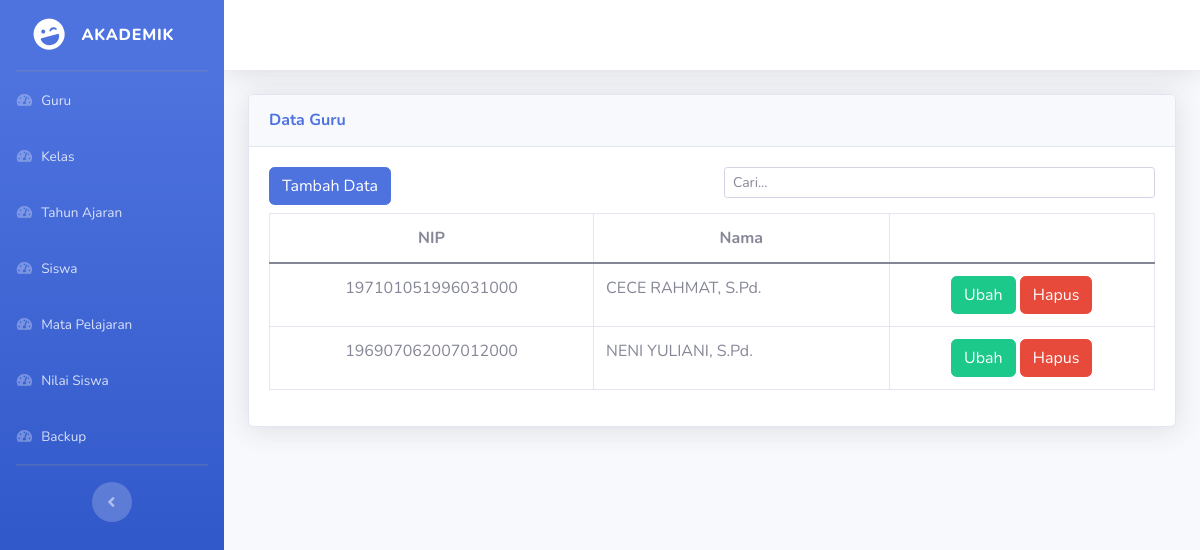
Before: / with the older database file.
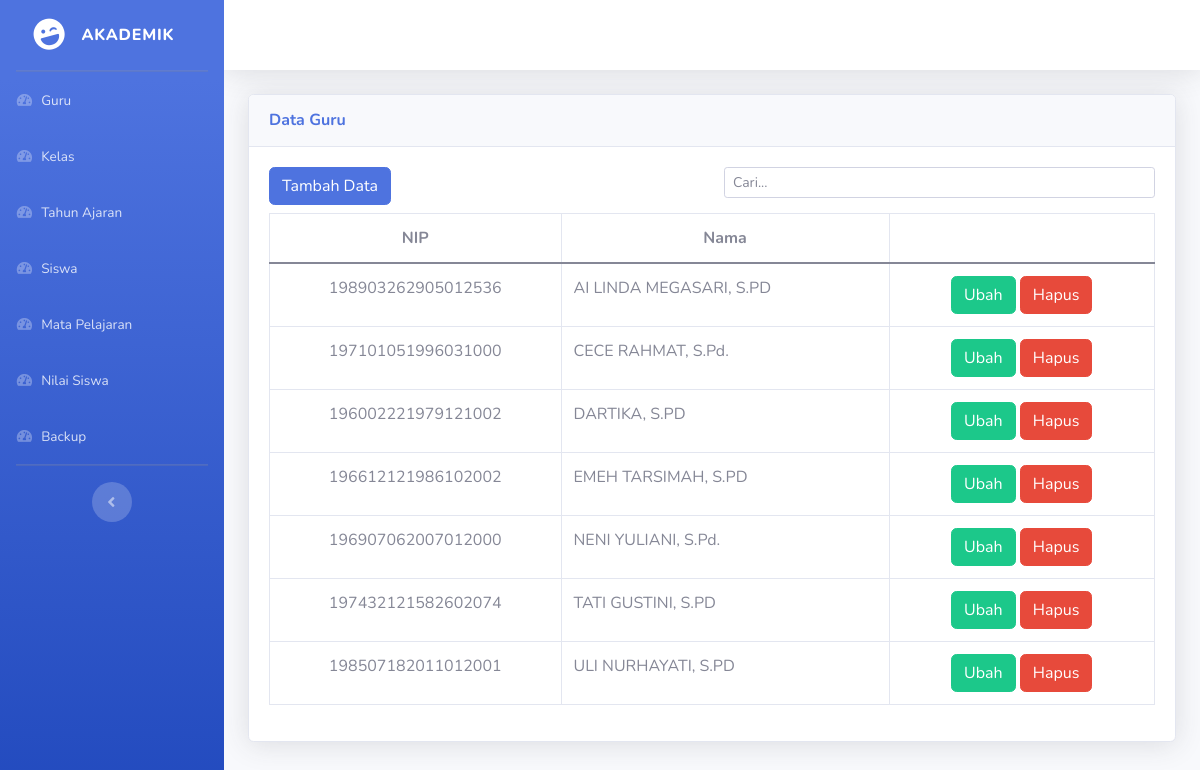
After: the same page with the newer database file.
### tables this page shows
CREATE TABLE `guru` (
  `nip` varchar(191) NOT NULL,
  `nama_guru` varchar(191) NOT NULL,
  PRIMARY KEY (`nip`)
);

### index.php (the view, shortened to what this page needs)
<?php include_once 'views/nav.php'; ?>
<div id="content-wrapper" class="d-flex flex-column">
  <div id="content">
    <nav class="navbar navbar-expand navbar-light bg-white topbar mb-4 static-top shadow">
    </nav>
    <div class="container-fluid">
      <div class="card shadow mb-4">
        <div class="card-header py-3">
          <h6 class="m-0 font-weight-bold text-primary">Data Guru</h6>
        </div>
        <div class="card-body">
          <div class="table-responsive">
            <div class="row">
              <div class="com-sm-12 col-md-6">
                <button type="button" class="btn btn-primary mb-2" data-toggle="modal" data-target="#tambahData">
                  Tambah Data
                </button>
              </div>
              <div class="com-sm-12 col-md-6">
                <div id="dataTables_filter" class="dataTables_filter">
                  <form action="<?= htmlspecialchars($_SERVER['PHP_SELF']) ?>" method="get">
                    <input type="search" name="cari" class="form-control form-control-sm" placeholder="Cari..." />
                  </form>
                </div>
              </div>
            </div>
            <table class="table table-bordered" id="dataTable" width="100%" cellspacing="0">
              <thead>
                <tr>
                  <th class="text-center">NIP</th>
                  <th class="text-center">Nama</th>
                  <th class="text-center"></th>
                </tr>
              </thead>
              <tbody>
                <?php
                $conn = connect_to_database();
                if (isset($_GET['cari']) && $_GET['cari'] !== "") {
                  $cari = $_GET["cari"];
                  $stmt = $conn->prepare(
                    "SELECT * FROM guru
                    WHERE (nip LIKE concat('%',?,'%')) OR (nama_guru LIKE concat('%',?,'%')) order by nama_guru asc"
                  );
                  $stmt->bind_param("ss", $cari, $cari);
                  $stmt->execute();
                  $result = $stmt->get_result()->fetch_all(MYSQLI_ASSOC);
                  $stmt->close();
                } else {
                  $stmt = $conn->prepare(
                    "SELECT * FROM guru order by nama_guru asc"
                  );
                  $stmt->execute();
                  $result = $stmt->get_result()->fetch_all(MYSQLI_ASSOC);
                }
                foreach ($result as $row) :
                ?>
                  <tr>
                    <td class="text-center"><?= $row['nip'] ?></td>
                    <td><?= $row['nama_guru'] ?></td>
                    <td class="text-center" style="width: 30%">
                      <a class="btn btn-success" href="update_guru.php?nip=<?= $row['nip'] ?>">Ubah</a>
                      <a class="btn btn-danger" href="controllers/guru/delete_guru.php?nip=<?= $row['nip'] ?>">Hapus</a>
                    </td>
                  </tr>
                <?php endforeach; ?>
              </tbody>
            </table>
          </div>
        </div>
      </div>
    </div>
  </div>
</div>
</div>
<?php include_once 'views/footer.php'; ?>

Changed rows visible on the page:
added guru: nip "198903262905012536", nama_guru "AI LINDA MEGASARI, S.PD"
added guru: nip "196002221979121002", nama_guru "DARTIKA, S.PD"
added guru: nip "196612121986102002", nama_guru "EMEH TARSIMAH, S.PD"
added guru: nip "197432121582602074", nama_guru "TATI GUSTINI, S.PD"
added guru: nip "198507182011012001", nama_guru "ULI NURHAYATI, S.PD"
